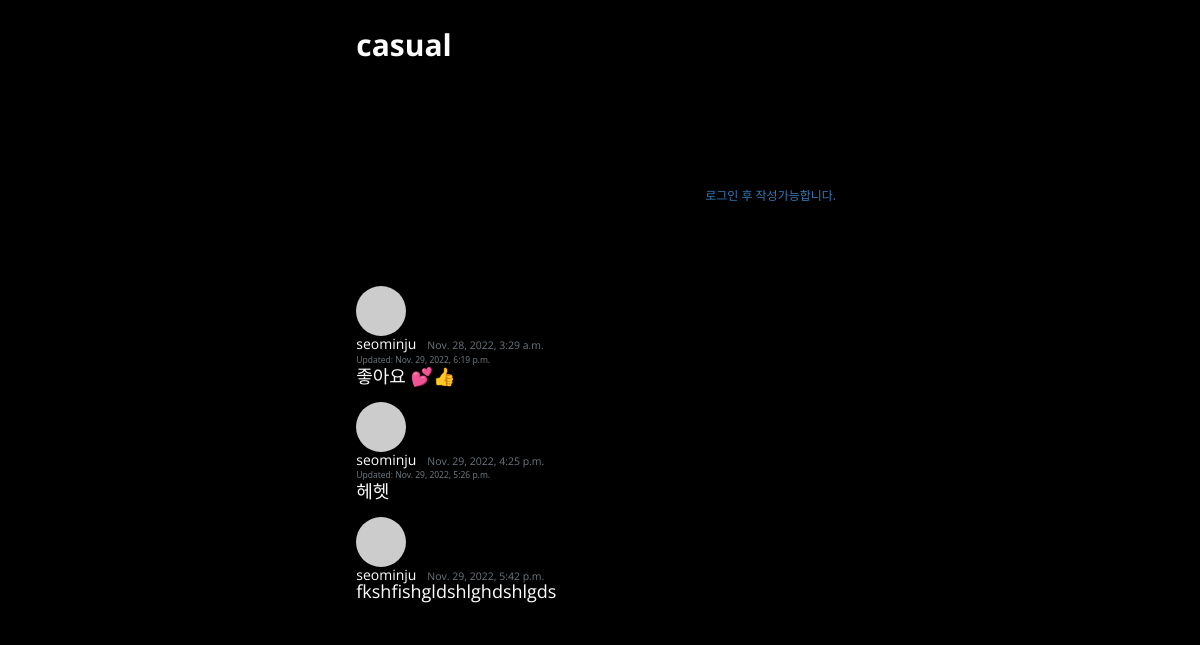
/community/19/ (lower part), run on an earlier commit of the app's database.
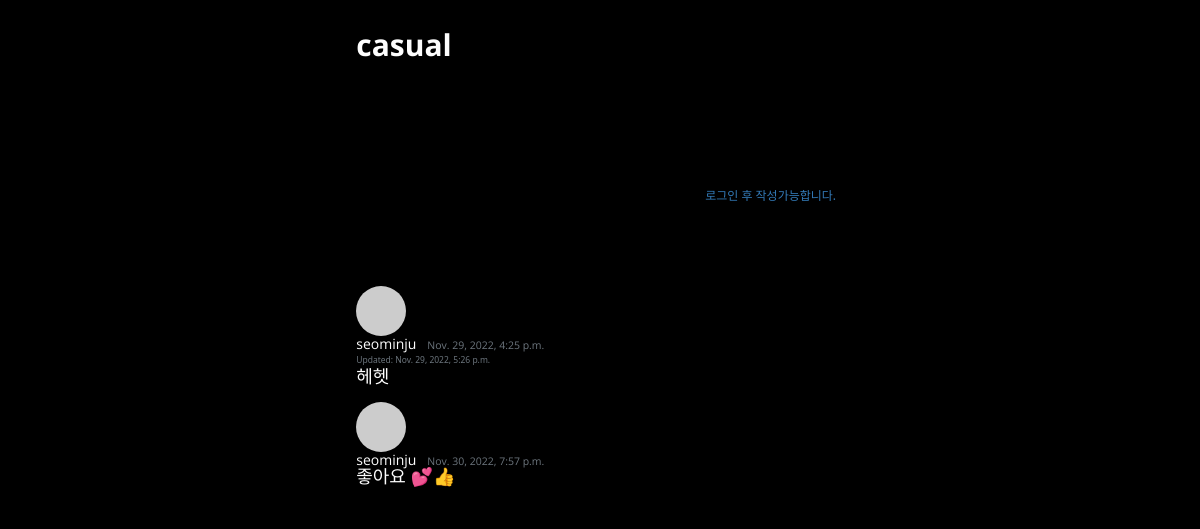
And on a later commit of the database.
### community/models.py (models this page shows, shortened)
class Comment(models.Model):
    post = models.ForeignKey(Post, on_delete=models.CASCADE)
    author = models.ForeignKey(User, on_delete=models.CASCADE)
    content = models.TextField()
    created_at = models.DateTimeField(auto_now_add=True)
    modified_at = models.DateTimeField(auto_now=True)

### community/views.py (the view)
# urls.py: path('<int:pk>/', views.PostDetail.as_view()),
class PostDetail(DetailView):
    model = Post
    def get_context_data(self, **kwargs):
        context = super(PostDetail, self).get_context_data()
        context['comment_form'] = CommentForm
        return context

### community/models.py (called while the page is built)
    def get_content_markdown(self):
        return markdown(self.content)

### community/templates/community/post_detail.html (shortened to what this page needs)
{% extends 'community/base.html' %}
{% load crispy_forms_tags %}
{% block main_area %}
    <section>
        <section class="py-5">
            <div class="container px-5 my-5">
                <div class="row gx-5">
                    <div class="col-lg-3">
                    </div>
                    <div class="col-lg-9">
                        <div id="post-area">
                            <section class="mb-5">
                                <br/>
                                <h2 class="fw-bolder mb-4 mt-5 text-col">{{ post.hook_text }}</h2>
                            </section>
                        </div>
                        <div id="comment-area">
                            <div class="my-5 bg-dark text-white">
                                {% if user.is_authenticated %}
                                    <form id="comment-form" method="POST" action="{{ post.get_absolute_url }}new_comment/">
                                        {% csrf_token %}
                                        <div class="form-group">
                                            {{ comment_form | crispy }}
                                        </div>
                                        <button type="submit" class="btn btn-primary btn-sm ">확인</button>
                                    </form>
                                {% else %}
                                    <a role="button" class="btn btn-outline-dark btn-block btn-sm" href="#" data-toggle="modal" data-target="#loginModal">로그인 후 작성가능합니다.</a>
                                {% endif %}
                            </div>
                            {% if post.comment_set.exists %}
                                {% for comment in post.comment_set.iterator %}
                                    <div class="media mb-4" id="comment-{{ comment.pk }}">
                                        <img class="d-flex mr-3 rounded-circle" src="http://placehold.it/50x50" alt="">
                                        <div class="media-body">
                                            <h5 class="mt-0 text-col">
                                                {{ comment.author.username }}
                                                &nbsp;&nbsp;<small class="text-muted">{{ comment.created_at }}</small>
                                            </h5>
                                            {% if comment.created_at != comment.modified_at %}
                                                <p class="text-muted float-right"><small>Updated: {{ comment.modified_at }}</small></p>
                                            {% endif %}
                                            <h4 class="text-col">{{ comment.content | linebreaks }}</h4>
                                        </div>
                                    </div>
                                {% endfor %}
                            {% endif %}
                            </div>
                        </div>
                    </div>
                </div>
            </div>
        </section>
{% endblock %}

What changed in the data, as far as the page shows it:
removed Comment: author.username "seominju", created_at "Nov. 28, 2022, 3:29 a.m.", modified_at "Nov. 29, 2022, 6:19 p.m.", content "좋아요 💕👍"
removed Comment: author.username "seominju", created_at "Nov. 29, 2022, 5:42 p.m.", content "fkshfishgldshlghdshlgds"
added Comment: author.username "seominju", created_at "Nov. 30, 2022, 7:57 p.m.", content "좋아요 💕👍"
